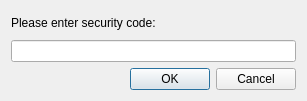
<?xml version="1.0" encoding="UTF-8"?>
<ui version="4.0">
 <class>QSecCodeDlg</class>
 <widget class="QDialog" name="QSecCodeDlg">
  <property name="geometry">
   <rect>
    <x>0</x>
    <y>0</y>
    <width>307</width>
    <height>101</height>
   </rect>
  </property>
  <property name="windowTitle">
   <string>Security Code</string>
  </property>
  <layout class="QVBoxLayout" name="verticalLayout">
   <item>
    <widget class="QLabel" name="label">
     <property name="text">
      <string>Please enter security code:</string>
     </property>
    </widget>
   </item>
   <item>
    <widget class="QLineEdit" name="lineSecCode">
     <property name="echoMode">
      <enum>QLineEdit::Password</enum>
     </property>
    </widget>
   </item>
   <item>
    <widget class="QDialogButtonBox" name="buttonBox">
     <property name="standardButtons">
      <set>QDialogButtonBox::Cancel|QDialogButtonBox::Ok</set>
     </property>
    </widget>
   </item>
  </layout>
 </widget>
 <resources/>
 <connections/>
</ui>
